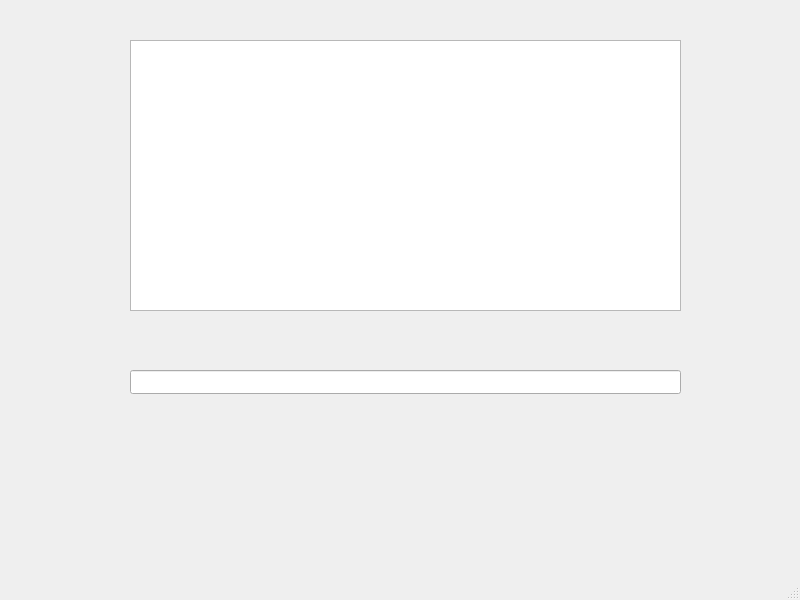
<?xml version="1.0" encoding="UTF-8"?>
<ui version="4.0">
 <class>MainWindow_terminal</class>
 <widget class="QMainWindow" name="MainWindow_terminal">
  <property name="geometry">
   <rect>
    <x>0</x>
    <y>0</y>
    <width>800</width>
    <height>600</height>
   </rect>
  </property>
  <property name="windowTitle">
   <string>MainWindow</string>
  </property>
  <widget class="QWidget" name="centralwidget">
   <widget class="QLineEdit" name="lineEdit">
    <property name="geometry">
     <rect>
      <x>130</x>
      <y>370</y>
      <width>551</width>
      <height>24</height>
     </rect>
    </property>
   </widget>
   <widget class="QTextBrowser" name="textBrowser">
    <property name="geometry">
     <rect>
      <x>130</x>
      <y>40</y>
      <width>551</width>
      <height>271</height>
     </rect>
    </property>
   </widget>
  </widget>
  <widget class="QMenuBar" name="menubar">
   <property name="geometry">
    <rect>
     <x>0</x>
     <y>0</y>
     <width>800</width>
     <height>22</height>
    </rect>
   </property>
  </widget>
  <widget class="QStatusBar" name="statusbar"/>
 </widget>
 <resources/>
 <connections/>
</ui>
